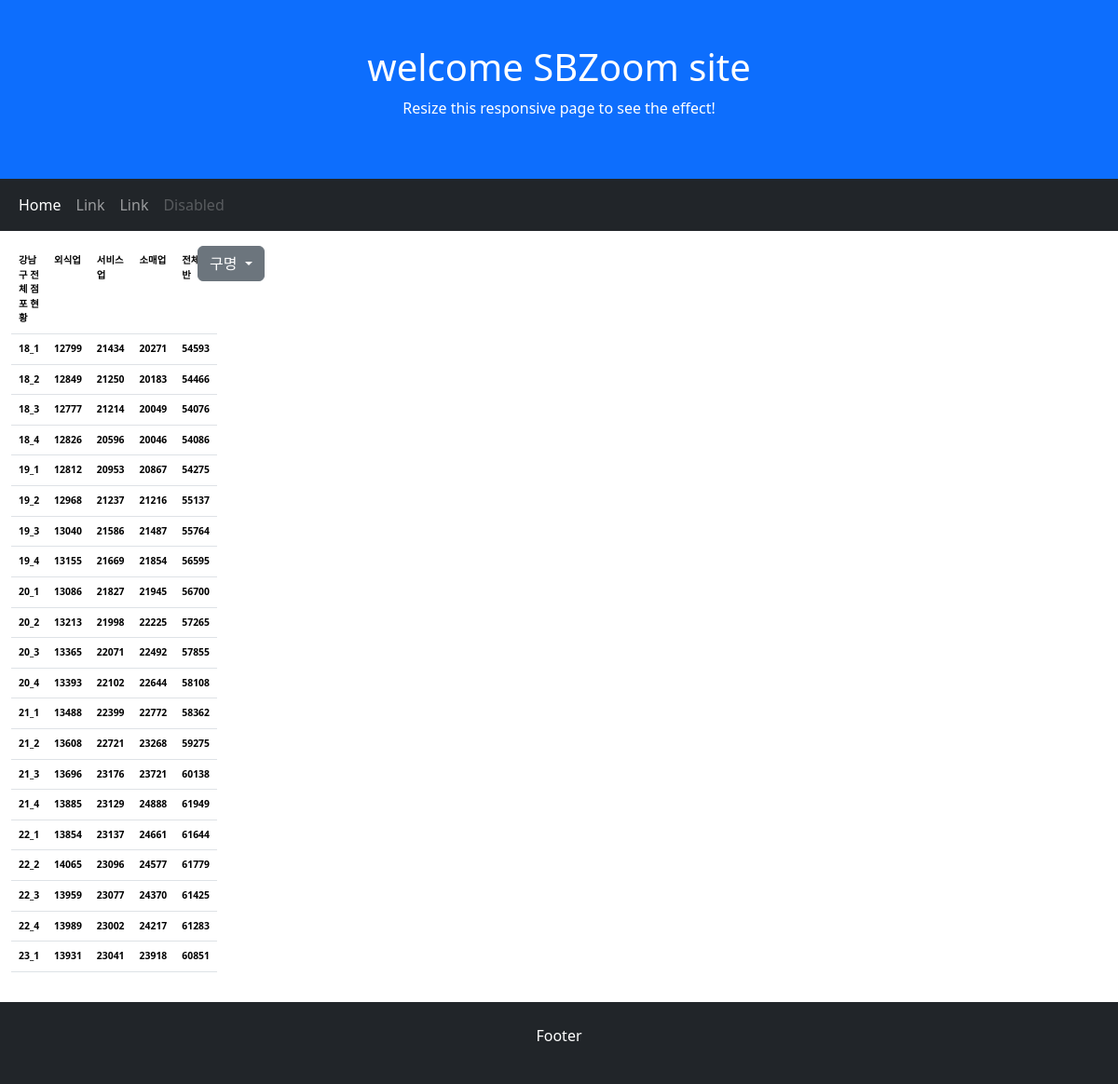
Page /SBZoom/kangnam/totalStores on the committed database.
### kangnam/models.py (models this page shows, shortened)
class GuModel(models.Model):
      guName = models.CharField(max_length=100)
      code = models.CharField(max_length=10)
      quarter = models.CharField(max_length=20)
      ilban = models.DecimalField(max_digits=10,decimal_places=0)
      franchise= models.DecimalField(max_digits=10,decimal_places=0)
      total = models.DecimalField(max_digits=10,decimal_places=0)
      sales = models.DecimalField(max_digits=10,decimal_places=0)

### kangnam/views.py (the view)
# urls.py: path("totalStores", views.totalStores, name="totalStores"),
def totalStores(request):
    q1=GuModel.objects.filter(Q(code="E")) #gangnam_gumodel에서 code가 E(외식업)인 데이타
    q2=GuModel.objects.filter(Q(code="S")) #gangnam_gumodel에서 code가 S(서비스업)인 데이타
    q3=GuModel.objects.filter(Q(code="R")) #gangnam_gumodel에서 code가 R(소매업)인 데이타
    q4=GuModel.objects.filter(Q(code="W")) #gangnam_gumodel에서 code가 W(외식+서비스+소매)인 데이타
    qlist =[str(a.quarter) for a in q1 ]
    eatOut =[int(a.total) for a in q1]   #외식업 전체 매출
    service =[int(a.total) for a in q2]  #서비스업 전체
    retail=[int(a.total) for a in q3]    #소매업 전체
    total=[int(a.total) for a in q4]     #전체
    title=['강남구 전체 점포 현황','외식업','서비스업','소매업','전체일반']
    ana_zip = list(zip(qlist,eatOut,service,retail,total))
    context={}
    context['guzip'] = guzip
    context['title'] = title
    context['qlist'] = qlist
    context['eatOut'] = eatOut
    context['service'] = service
    context['retail'] = retail
    context['total'] =  total
    context['ana_zip'] = ana_zip
    context['menuzip'] = menuzip
    return render(request, 'kangnam/totalStores.html', context)

### kangnam/templates/kangnam/totalStores.html (shortened to what this page needs)
{% extends 'base.html'%}
{% load static %}

### dobong/templates/base.html (shortened to what this page needs)
{% load static %}
<!DOCTYPE html>
<html lang="en">
<head>
  <link href="https://cdn.jsdelivr.net/npm/bootstrap@5.3.2/dist/css/bootstrap.min.css" rel="stylesheet">
</head>
<body>
<div class="p-5 bg-primary text-white text-center">
  <h1>welcome SBZoom site</h1>
  <p>Resize this responsive page to see the effect!</p>
</div>
<nav class="navbar navbar-expand-sm bg-dark navbar-dark">
  <div class="container-fluid">
    <ul class="navbar-nav">
      <li class="nav-item">
        <a class="nav-link active" href="/SBZoom">Home</a>
      </li>
      <li class="nav-item">
        <a class="nav-link" href="#">Link</a>
      </li>
      <li class="nav-item">
        <a class="nav-link" href="#">Link</a>
      </li>
      <li class="nav-item">
        <a class="nav-link disabled" href="#">Disabled</a>
      </li>
    </ul>
  </div>
</nav>
<div class="container-fluid mt-3">
    <div class="row">
      <div class="col-sm-2">
        <table class="table" style="font-size:0.65rem; font-weight:bold;">
          <tr'>
           {% for t in title %}
           <td>{{t}}</td>
           {% endfor %}
          {% for gigan,ilban, franchise, total, sale in ana_zip %}
          <tr>
            <td>{{gigan}} </td><td>{{ilban}}</td><td>{{franchise}} </td><td>{{total}}</td><td>{{sale}}</td>
          </tr>
          {% endfor %}
        </table>
      </div>
      <div class="btn-group col-sm-1">
        <div class="dropdown">
           <a class="btn btn-secondary dropdown-toggle" href="#" role="button" id="dropdownMenuLink" data-bs-toggle="dropdown" aria-expanded="false">
            구명
           </a>
        </div>
      </div>
    </div>
</div>
<div class="container-fluid mt-3 p-4 bg-dark text-white text-center">
  <p>Footer</p>
</div>
</body>
</html>

### dobong/templates/base.html (style rules this page uses)
a { text-decoration:none; }

### rows in the picture
GuModel: ana_zip "18_1"
GuModel: ana_zip "18_2"
GuModel: ana_zip "18_3"
GuModel: ana_zip "18_4"
GuModel: ana_zip "19_1"
GuModel: ana_zip "19_2"
GuModel: ana_zip "19_3"
GuModel: ana_zip "19_4"
GuModel: ana_zip "20_1"
GuModel: ana_zip "20_2"
GuModel: ana_zip "20_3"
GuModel: ana_zip "20_4"
GuModel: ana_zip "21_1"
GuModel: ana_zip "21_2"
GuModel: ana_zip "21_3"
GuModel: ana_zip "21_4"
GuModel: ana_zip "22_1"
GuModel: ana_zip "22_2"
GuModel: ana_zip "22_3"
GuModel: ana_zip "22_4"
GuModel: ana_zip "23_1"

### other values in the picture
{{ t }} "강남구 전체 점포 현황" "외식업" "서비스업" "소매업" "전체일반"
{{ ilban }} "12799" "12849" "12777" "12826" "12812" "12968" "13040" "13155" "13086" "13213" "13365" "13393" "13488" "13608" "13696" "13885" "13854" "14065" "13959" "13989" "13931"
{{ franchise }} "21434" "21250" "21214" "20596" "20953" "21237" "21586" "21669" "21827" "21998" "22071" "22102" "22399" "22721" "23176" "23129" "23137" "23096" "23077" "23002" "23041"
{{ total }} "20271" "20183" "20049" "20046" "20867" "21216" "21487" "21854" "21945" "22225" "22492" "22644" "22772" "23268" "23721" "24888" "24661" "24577" "24370" "24217" "23918"
{{ sale }} "54593" "54466" "54076" "54086" "54275" "55137" "55764" "56595" "56700" "57265" "57855" "58108" "58362" "59275" "60138" "61949" "61644" "61779" "61425" "61283" "60851"
